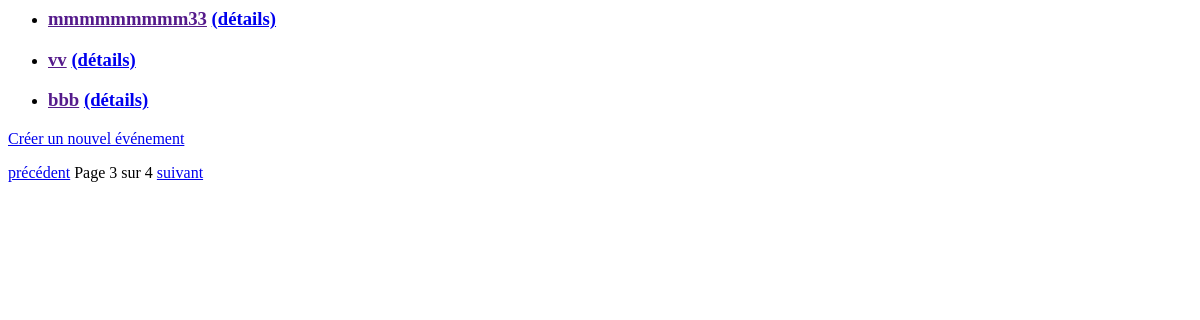
Screenshot of /agenda/listes/?page=3 with the database file from the repository.
### personal_calendar/models.py (models this page shows, shortened)
class Evenement(models.Model):
    nom = models.CharField(max_length=250, unique=True)
    description = models.TextField()
    participants = models.ManyToManyField(User, through="Evenement_Participant")
    date = models.DateTimeField()
    lieu = models.TextField()

### personal_calendar/views.py (the view)
class Evenement_Liste(ListView):
    def get_queryset(self):
        events = Evenement.objects.all()
        if "champ" in self.kwargs:
            events = events.filter((self.kwargs['champ'], self.kwargs['terme']))
        return events

### personal_calendar/templates/personal_calendar/evenement_list.html (shortened to what this page needs)
{% extends "base.html" %}
{% block content %}
    <ul>
        {% for event in object_list %}
            <li>
                <h3>
                    <a href="" class="titre">{{ event.nom }}</a>
                    <a href="{% url 'event_details' event.id %}">(détails)</a>
                </h3>
            </li>
        {% endfor %}
    </ul>
    <p>
        <a href="{% url 'create_event' %}">Créer un nouvel événement</a>
    </p>
   {% include "blocks/pagination.html" %}
{% endblock content %}

### rows the page displays
Evenement: nom "mmmmmmmmm33"
Evenement: nom "vv"
Evenement: nom "bbb"

### other values shown
{{ page_obj.number }} "3"
{{ page_obj.paginator.num_pages }} "4"
